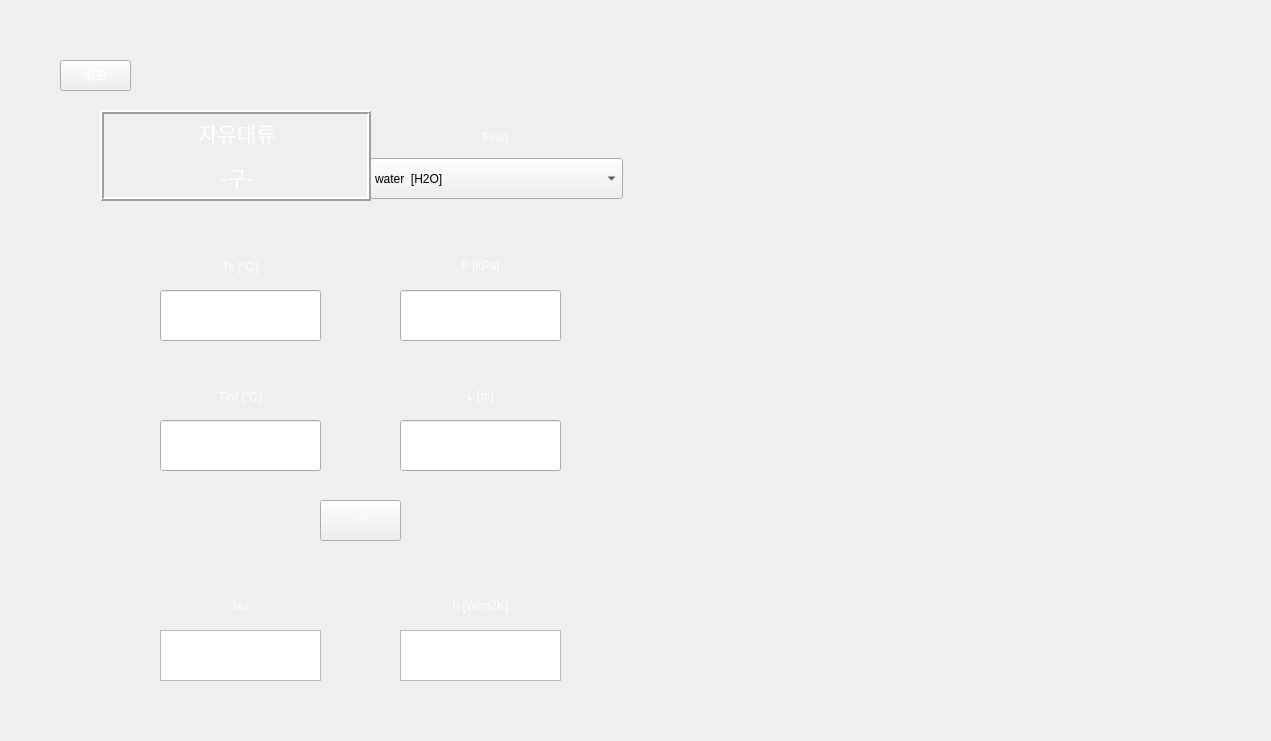
<?xml version="1.0" encoding="UTF-8"?>
<ui version="4.0">
 <class>Form</class>
 <widget class="QWidget" name="Form">
  <property name="geometry">
   <rect>
    <x>0</x>
    <y>0</y>
    <width>1271</width>
    <height>741</height>
   </rect>
  </property>
  <property name="minimumSize">
   <size>
    <width>996</width>
    <height>580</height>
   </size>
  </property>
  <property name="maximumSize">
   <size>
    <width>1271</width>
    <height>741</height>
   </size>
  </property>
  <property name="windowTitle">
   <string>Free Convection - Sphere</string>
  </property>
  <property name="styleSheet">
   <string notr="true">background-image: url(:/background/하얀거.png);</string>
  </property>
  <widget class="QPushButton" name="check">
   <property name="geometry">
    <rect>
     <x>320</x>
     <y>500</y>
     <width>81</width>
     <height>41</height>
    </rect>
   </property>
   <property name="styleSheet">
    <string notr="true">QPushButton {
color: qlineargradient(spread:pad, x1:0, y1:1, x2:1, y2:0, stop:0 rgba(255, 255, 255, 255), stop:1 rgba(255, 255, 255, 255));
background-image: url(:/background/버튼2.png);
font: 20pt &quot;맑은 고딕&quot;;
}
QPushButton:hover{
border-image: url(:/background/버튼클릭2.png);
}</string>
   </property>
   <property name="text">
    <string>=</string>
   </property>
  </widget>
  <widget class="QLabel" name="label">
   <property name="geometry">
    <rect>
     <x>160</x>
     <y>240</y>
     <width>161</width>
     <height>51</height>
    </rect>
   </property>
   <property name="styleSheet">
    <string notr="true">color: qlineargradient(spread:pad, x1:0, y1:1, x2:1, y2:0, stop:0 rgba(255, 255, 255, 255), stop:1 rgba(255, 255, 255, 255));
background-image: url(:/background/버튼2.png);
font: 20pt &quot;맑은 고딕&quot;;</string>
   </property>
   <property name="text">
    <string>Ts [℃]</string>
   </property>
   <property name="alignment">
    <set>Qt::AlignCenter</set>
   </property>
  </widget>
  <widget class="QLabel" name="label_3">
   <property name="geometry">
    <rect>
     <x>160</x>
     <y>370</y>
     <width>161</width>
     <height>51</height>
    </rect>
   </property>
   <property name="styleSheet">
    <string notr="true">color: qlineargradient(spread:pad, x1:0, y1:1, x2:1, y2:0, stop:0 rgba(255, 255, 255, 255), stop:1 rgba(255, 255, 255, 255));
background-image: url(:/background/버튼2.png);
font: 20pt &quot;맑은 고딕&quot;;</string>
   </property>
   <property name="text">
    <string>Tinf [℃]</string>
   </property>
   <property name="alignment">
    <set>Qt::AlignCenter</set>
   </property>
  </widget>
  <widget class="QLabel" name="label_4">
   <property name="geometry">
    <rect>
     <x>400</x>
     <y>240</y>
     <width>161</width>
     <height>51</height>
    </rect>
   </property>
   <property name="styleSheet">
    <string notr="true">color: qlineargradient(spread:pad, x1:0, y1:1, x2:1, y2:0, stop:0 rgba(255, 255, 255, 255), stop:1 rgba(255, 255, 255, 255));
background-image: url(:/background/버튼2.png);
font: 20pt &quot;맑은 고딕&quot;;</string>
   </property>
   <property name="text">
    <string>P [kPa]</string>
   </property>
   <property name="alignment">
    <set>Qt::AlignCenter</set>
   </property>
  </widget>
  <widget class="QLabel" name="label_5">
   <property name="geometry">
    <rect>
     <x>400</x>
     <y>370</y>
     <width>161</width>
     <height>51</height>
    </rect>
   </property>
   <property name="styleSheet">
    <string notr="true">color: qlineargradient(spread:pad, x1:0, y1:1, x2:1, y2:0, stop:0 rgba(255, 255, 255, 255), stop:1 rgba(255, 255, 255, 255));
background-image: url(:/background/버튼2.png);
font: 20pt &quot;맑은 고딕&quot;;</string>
   </property>
   <property name="text">
    <string>L [m]</string>
   </property>
   <property name="alignment">
    <set>Qt::AlignCenter</set>
   </property>
  </widget>
  <widget class="QLineEdit" name="L">
   <property name="geometry">
    <rect>
     <x>400</x>
     <y>420</y>
     <width>161</width>
     <height>51</height>
    </rect>
   </property>
   <property name="styleSheet">
    <string notr="true">font: 14pt &quot;맑은 고딕&quot;;
background-image: url(:/background/하얀거.png);</string>
   </property>
  </widget>
  <widget class="QLineEdit" name="T2">
   <property name="geometry">
    <rect>
     <x>160</x>
     <y>420</y>
     <width>161</width>
     <height>51</height>
    </rect>
   </property>
   <property name="styleSheet">
    <string notr="true">font: 14pt &quot;맑은 고딕&quot;;
background-image: url(:/background/하얀거.png);</string>
   </property>
  </widget>
  <widget class="QLineEdit" name="T1">
   <property name="geometry">
    <rect>
     <x>160</x>
     <y>290</y>
     <width>161</width>
     <height>51</height>
    </rect>
   </property>
   <property name="styleSheet">
    <string notr="true">font: 14pt &quot;맑은 고딕&quot;;
background-image: url(:/background/하얀거.png);</string>
   </property>
  </widget>
  <widget class="QLineEdit" name="P">
   <property name="geometry">
    <rect>
     <x>400</x>
     <y>290</y>
     <width>161</width>
     <height>51</height>
    </rect>
   </property>
   <property name="styleSheet">
    <string notr="true">font: 14pt &quot;맑은 고딕&quot;;
background-image: url(:/background/하얀거.png);</string>
   </property>
  </widget>
  <widget class="QPushButton" name="pushButton">
   <property name="geometry">
    <rect>
     <x>60</x>
     <y>60</y>
     <width>71</width>
     <height>31</height>
    </rect>
   </property>
   <property name="styleSheet">
    <string notr="true">QPushButton {
color: qlineargradient(spread:pad, x1:0, y1:1, x2:1, y2:0, stop:0 rgba(255, 255, 255, 255), stop:1 rgba(255, 255, 255, 255));
background-image: url(:/background/버튼2.png);
font: 14pt &quot;맑은 고딕&quot;;
}
QPushButton:hover{
border-image: url(:/background/버튼클릭2.png);
}</string>
   </property>
   <property name="text">
    <string>뒤로</string>
   </property>
  </widget>
  <widget class="QTextBrowser" name="textBrowser_2">
   <property name="geometry">
    <rect>
     <x>400</x>
     <y>630</y>
     <width>161</width>
     <height>51</height>
    </rect>
   </property>
   <property name="styleSheet">
    <string notr="true">font: 14pt &quot;맑은 고딕&quot;;
background-image: url(:/background/하얀거.png);</string>
   </property>
  </widget>
  <widget class="QLabel" name="label_6">
   <property name="geometry">
    <rect>
     <x>160</x>
     <y>580</y>
     <width>161</width>
     <height>51</height>
    </rect>
   </property>
   <property name="styleSheet">
    <string notr="true">color: qlineargradient(spread:pad, x1:0, y1:1, x2:1, y2:0, stop:0 rgba(255, 255, 255, 255), stop:1 rgba(255, 255, 255, 255));
background-image: url(:/background/버튼2.png);
font: 20pt &quot;맑은 고딕&quot;;</string>
   </property>
   <property name="text">
    <string>Nu</string>
   </property>
   <property name="alignment">
    <set>Qt::AlignCenter</set>
   </property>
  </widget>
  <widget class="QTextBrowser" name="textBrowser">
   <property name="geometry">
    <rect>
     <x>160</x>
     <y>630</y>
     <width>161</width>
     <height>51</height>
    </rect>
   </property>
   <property name="styleSheet">
    <string notr="true">font: 14pt &quot;맑은 고딕&quot;;
background-image: url(:/background/하얀거.png);</string>
   </property>
  </widget>
  <widget class="QLabel" name="label_8">
   <property name="geometry">
    <rect>
     <x>400</x>
     <y>580</y>
     <width>161</width>
     <height>51</height>
    </rect>
   </property>
   <property name="styleSheet">
    <string notr="true">color: qlineargradient(spread:pad, x1:0, y1:1, x2:1, y2:0, stop:0 rgba(255, 255, 255, 255), stop:1 rgba(255, 255, 255, 255));
background-image: url(:/background/버튼2.png);
font: 18pt &quot;맑은 고딕&quot;;</string>
   </property>
   <property name="text">
    <string>h [W/m2K]</string>
   </property>
   <property name="alignment">
    <set>Qt::AlignCenter</set>
   </property>
  </widget>
  <widget class="QLabel" name="label_7">
   <property name="geometry">
    <rect>
     <x>370</x>
     <y>112</y>
     <width>251</width>
     <height>51</height>
    </rect>
   </property>
   <property name="styleSheet">
    <string notr="true">color: qlineargradient(spread:pad, x1:0, y1:1, x2:1, y2:0, stop:0 rgba(255, 255, 255, 255), stop:1 rgba(255, 255, 255, 255));
background-image: url(:/background/버튼2.png);
font: 20pt &quot;맑은 고딕&quot;;</string>
   </property>
   <property name="text">
    <string>Fluid</string>
   </property>
   <property name="alignment">
    <set>Qt::AlignCenter</set>
   </property>
  </widget>
  <widget class="QLabel" name="label_9">
   <property name="geometry">
    <rect>
     <x>0</x>
     <y>0</y>
     <width>1271</width>
     <height>741</height>
    </rect>
   </property>
   <property name="styleSheet">
    <string notr="true">image: url(:/background/배경2.png);</string>
   </property>
   <property name="text">
    <string/>
   </property>
  </widget>
  <widget class="QLabel" name="label_10">
   <property name="geometry">
    <rect>
     <x>680</x>
     <y>50</y>
     <width>541</width>
     <height>641</height>
    </rect>
   </property>
   <property name="styleSheet">
    <string notr="true">image: url(:/background/fc sphere.png);</string>
   </property>
   <property name="text">
    <string/>
   </property>
  </widget>
  <widget class="QLabel" name="label_11">
   <property name="geometry">
    <rect>
     <x>700</x>
     <y>500</y>
     <width>501</width>
     <height>171</height>
    </rect>
   </property>
   <property name="styleSheet">
    <string notr="true">image: url(:/background/fc sphere-2.png);</string>
   </property>
   <property name="text">
    <string/>
   </property>
  </widget>
  <widget class="QComboBox" name="fluid_2">
   <property name="geometry">
    <rect>
     <x>370</x>
     <y>158</y>
     <width>253</width>
     <height>41</height>
    </rect>
   </property>
   <property name="styleSheet">
    <string notr="true">background-image: url(:/background/하얀거.png);
font: 11pt &quot;맑은 고딕&quot;;</string>
   </property>
   <item>
    <property name="text">
     <string>water  [H2O]</string>
    </property>
   </item>
   <item>
    <property name="text">
     <string>air</string>
    </property>
   </item>
   <item>
    <property name="text">
     <string>1-Butene  [C4H8]</string>
    </property>
   </item>
   <item>
    <property name="text">
     <string>Acetone  [C3H6O]</string>
    </property>
   </item>
   <item>
    <property name="text">
     <string>Ammonia  [NH3]</string>
    </property>
   </item>
   <item>
    <property name="text">
     <string>Argon  [Ar]</string>
    </property>
   </item>
   <item>
    <property name="text">
     <string>Benzene  [C6H6]</string>
    </property>
   </item>
   <item>
    <property name="text">
     <string>CarbonDioxide  [CO2]</string>
    </property>
   </item>
   <item>
    <property name="text">
     <string>CarbonMonoxide  [CO]</string>
    </property>
   </item>
   <item>
    <property name="text">
     <string>CarbonylSulfide  [COS]</string>
    </property>
   </item>
   <item>
    <property name="text">
     <string>CycloHexane  [C6H12]</string>
    </property>
   </item>
   <item>
    <property name="text">
     <string>CycloPropane  [C3H6]</string>
    </property>
   </item>
   <item>
    <property name="text">
     <string>Cyclopentane  [C5H10]</string>
    </property>
   </item>
   <item>
    <property name="text">
     <string>D4  [C8H24O4Si4]</string>
    </property>
   </item>
   <item>
    <property name="text">
     <string>D5  [C10H30O5Si5]</string>
    </property>
   </item>
   <item>
    <property name="text">
     <string>D6  [C12H36O6Si6]</string>
    </property>
   </item>
   <item>
    <property name="text">
     <string>Deuterium  [D2]</string>
    </property>
   </item>
   <item>
    <property name="text">
     <string>Dichloroethane  [C2Cl2H4]</string>
    </property>
   </item>
   <item>
    <property name="text">
     <string>DiethylEther  [C4H10O]</string>
    </property>
   </item>
   <item>
    <property name="text">
     <string>DimethylCarbonate  [C3H6O3]</string>
    </property>
   </item>
   <item>
    <property name="text">
     <string>DimethylEther  [C2H6O]</string>
    </property>
   </item>
   <item>
    <property name="text">
     <string>Ethane  [C2H6]</string>
    </property>
   </item>
   <item>
    <property name="text">
     <string>Ethanol  [C2H6O]</string>
    </property>
   </item>
   <item>
    <property name="text">
     <string>EthylBenzene  [C8H10]</string>
    </property>
   </item>
   <item>
    <property name="text">
     <string>Ethylene  [C2H4]</string>
    </property>
   </item>
   <item>
    <property name="text">
     <string>EthyleneOxide  [C2H4O]</string>
    </property>
   </item>
   <item>
    <property name="text">
     <string>Fluorine  [F2]</string>
    </property>
   </item>
   <item>
    <property name="text">
     <string>HFE143m  [C2F3H3O]</string>
    </property>
   </item>
   <item>
    <property name="text">
     <string>HeavyWater  [D2O]</string>
    </property>
   </item>
   <item>
    <property name="text">
     <string>Helium  [He]</string>
    </property>
   </item>
   <item>
    <property name="text">
     <string>Hydrogen  [H2]</string>
    </property>
   </item>
   <item>
    <property name="text">
     <string>HydrogenChloride  [ClH]</string>
    </property>
   </item>
   <item>
    <property name="text">
     <string>HydrogenSulfide  [H2S]</string>
    </property>
   </item>
   <item>
    <property name="text">
     <string>IsoButane  [C4H10]</string>
    </property>
   </item>
   <item>
    <property name="text">
     <string>IsoButene  [C4H8]</string>
    </property>
   </item>
   <item>
    <property name="text">
     <string>Isohexane  [C6H14]</string>
    </property>
   </item>
   <item>
    <property name="text">
     <string>Isopentane  [C5H12]</string>
    </property>
   </item>
   <item>
    <property name="text">
     <string>Krypton  [Kr]</string>
    </property>
   </item>
   <item>
    <property name="text">
     <string>MD2M  [C10H30O3Si4]</string>
    </property>
   </item>
   <item>
    <property name="text">
     <string>MD3M  [C12H36O4Si5]</string>
    </property>
   </item>
   <item>
    <property name="text">
     <string>MD4M  [C14H42O5Si6]</string>
    </property>
   </item>
   <item>
    <property name="text">
     <string>MDM  [C8H24O2Si3]</string>
    </property>
   </item>
   <item>
    <property name="text">
     <string>MM  [C6H18OSi2]</string>
    </property>
   </item>
   <item>
    <property name="text">
     <string>Methane  [CH4]</string>
    </property>
   </item>
   <item>
    <property name="text">
     <string>Methanol  [CH4O]</string>
    </property>
   </item>
   <item>
    <property name="text">
     <string>MethylLinoleate  [C19H34O2]</string>
    </property>
   </item>
   <item>
    <property name="text">
     <string>MethylLinolenate  [C19H32O2]</string>
    </property>
   </item>
   <item>
    <property name="text">
     <string>MethylOleate  [C19H36O2]</string>
    </property>
   </item>
   <item>
    <property name="text">
     <string>MethylPalmitate  [C17H34O2]</string>
    </property>
   </item>
   <item>
    <property name="text">
     <string>MethylStearate  [C19H38O2]</string>
    </property>
   </item>
   <item>
    <property name="text">
     <string>Neon  [Ne]</string>
    </property>
   </item>
   <item>
    <property name="text">
     <string>Neopentane  [C5H12]</string>
    </property>
   </item>
   <item>
    <property name="text">
     <string>Nitrogen  [N2]</string>
    </property>
   </item>
   <item>
    <property name="text">
     <string>NitrousOxide  [N2O]</string>
    </property>
   </item>
   <item>
    <property name="text">
     <string>Novec649  [C6F12O]</string>
    </property>
   </item>
   <item>
    <property name="text">
     <string>OrthoDeuterium</string>
    </property>
   </item>
   <item>
    <property name="text">
     <string>OrthoHydrogen</string>
    </property>
   </item>
   <item>
    <property name="text">
     <string>Oxygen  [O2]</string>
    </property>
   </item>
   <item>
    <property name="text">
     <string>ParaDeuterium</string>
    </property>
   </item>
   <item>
    <property name="text">
     <string>ParaHydrogen</string>
    </property>
   </item>
   <item>
    <property name="text">
     <string>Propylene  [C3H6]</string>
    </property>
   </item>
   <item>
    <property name="text">
     <string>Propyne  [C3H4]</string>
    </property>
   </item>
   <item>
    <property name="text">
     <string>R11</string>
    </property>
   </item>
   <item>
    <property name="text">
     <string>R113</string>
    </property>
   </item>
   <item>
    <property name="text">
     <string>R114</string>
    </property>
   </item>
   <item>
    <property name="text">
     <string>R115</string>
    </property>
   </item>
   <item>
    <property name="text">
     <string>R116</string>
    </property>
   </item>
   <item>
    <property name="text">
     <string>R12</string>
    </property>
   </item>
   <item>
    <property name="text">
     <string>R123</string>
    </property>
   </item>
   <item>
    <property name="text">
     <string>R1233zd(E)</string>
    </property>
   </item>
   <item>
    <property name="text">
     <string>R1234yf</string>
    </property>
   </item>
   <item>
    <property name="text">
     <string>R1234ze(E)</string>
    </property>
   </item>
   <item>
    <property name="text">
     <string>R1234ze(Z)</string>
    </property>
   </item>
   <item>
    <property name="text">
     <string>R124</string>
    </property>
   </item>
   <item>
    <property name="text">
     <string>R1243zf</string>
    </property>
   </item>
   <item>
    <property name="text">
     <string>R125</string>
    </property>
   </item>
   <item>
    <property name="text">
     <string>R13</string>
    </property>
   </item>
   <item>
    <property name="text">
     <string>R134a</string>
    </property>
   </item>
   <item>
    <property name="text">
     <string>R13l1</string>
    </property>
   </item>
   <item>
    <property name="text">
     <string>R14</string>
    </property>
   </item>
   <item>
    <property name="text">
     <string>R141b</string>
    </property>
   </item>
   <item>
    <property name="text">
     <string>R142b</string>
    </property>
   </item>
   <item>
    <property name="text">
     <string>R143a</string>
    </property>
   </item>
   <item>
    <property name="text">
     <string>R152A</string>
    </property>
   </item>
   <item>
    <property name="text">
     <string>R161</string>
    </property>
   </item>
   <item>
    <property name="text">
     <string>R21</string>
    </property>
   </item>
   <item>
    <property name="text">
     <string>R218</string>
    </property>
   </item>
   <item>
    <property name="text">
     <string>R22</string>
    </property>
   </item>
   <item>
    <property name="text">
     <string>R227EA</string>
    </property>
   </item>
   <item>
    <property name="text">
     <string>R23</string>
    </property>
   </item>
   <item>
    <property name="text">
     <string>R236EA</string>
    </property>
   </item>
   <item>
    <property name="text">
     <string>R236FA</string>
    </property>
   </item>
   <item>
    <property name="text">
     <string>R245ca</string>
    </property>
   </item>
   <item>
    <property name="text">
     <string>R245fa</string>
    </property>
   </item>
   <item>
    <property name="text">
     <string>R32</string>
    </property>
   </item>
   <item>
    <property name="text">
     <string>R365MFC</string>
    </property>
   </item>
   <item>
    <property name="text">
     <string>R40</string>
    </property>
   </item>
   <item>
    <property name="text">
     <string>R404A</string>
    </property>
   </item>
   <item>
    <property name="text">
     <string>R407C</string>
    </property>
   </item>
   <item>
    <property name="text">
     <string>R41</string>
    </property>
   </item>
   <item>
    <property name="text">
     <string>R410A</string>
    </property>
   </item>
   <item>
    <property name="text">
     <string>R507A</string>
    </property>
   </item>
   <item>
    <property name="text">
     <string>RC318</string>
    </property>
   </item>
   <item>
    <property name="text">
     <string>SES36</string>
    </property>
   </item>
   <item>
    <property name="text">
     <string>SulfurDioxide  [O2S]</string>
    </property>
   </item>
   <item>
    <property name="text">
     <string>SulfurHexafluoride  [F6S]</string>
    </property>
   </item>
   <item>
    <property name="text">
     <string>Toluene  [C7H8]</string>
    </property>
   </item>
   <item>
    <property name="text">
     <string>Xenon  [Xe]</string>
    </property>
   </item>
   <item>
    <property name="text">
     <string>cis-2-Butene  [C4H8]</string>
    </property>
   </item>
   <item>
    <property name="text">
     <string>m-Xylene  [C8H10]</string>
    </property>
   </item>
   <item>
    <property name="text">
     <string>n-Butane  [C4H10]</string>
    </property>
   </item>
   <item>
    <property name="text">
     <string>n-Decane  [C10H22]</string>
    </property>
   </item>
   <item>
    <property name="text">
     <string>n-Dodecane  [C12H26]</string>
    </property>
   </item>
   <item>
    <property name="text">
     <string>n-Heptane  [C7H16]</string>
    </property>
   </item>
   <item>
    <property name="text">
     <string>n-Hexane  [C6H14]</string>
    </property>
   </item>
   <item>
    <property name="text">
     <string>n-Nonane  [C9H20]</string>
    </property>
   </item>
   <item>
    <property name="text">
     <string>n-Octane  [C8H18]</string>
    </property>
   </item>
   <item>
    <property name="text">
     <string>n-Pentane  [C5H12]</string>
    </property>
   </item>
   <item>
    <property name="text">
     <string>n-Propane  [C3H8]</string>
    </property>
   </item>
   <item>
    <property name="text">
     <string>n-Undecane  [C11H24]</string>
    </property>
   </item>
   <item>
    <property name="text">
     <string>o-Xylene  [C8H10]</string>
    </property>
   </item>
   <item>
    <property name="text">
     <string>p-Xylene  [C8H10]</string>
    </property>
   </item>
   <item>
    <property name="text">
     <string>trans-2-Butene  [C4H8]</string>
    </property>
   </item>
  </widget>
  <widget class="QLabel" name="label_13">
   <property name="geometry">
    <rect>
     <x>100</x>
     <y>110</y>
     <width>271</width>
     <height>91</height>
    </rect>
   </property>
   <property name="styleSheet">
    <string notr="true">font: 10pt &quot;맑은 고딕&quot;;
color: rgb(255, 255, 255);
background-image: url(:/background/버튼2.png);</string>
   </property>
   <property name="frameShape">
    <enum>QFrame::Box</enum>
   </property>
   <property name="frameShadow">
    <enum>QFrame::Raised</enum>
   </property>
   <property name="lineWidth">
    <number>2</number>
   </property>
   <property name="text">
    <string>&lt;!DOCTYPE HTML PUBLIC &quot;-//W3C//DTD HTML 4.0//EN&quot; &quot;http://www.w3.org/TR/REC-html40/strict.dtd&quot;&gt;
&lt;html&gt;&lt;head&gt;&lt;meta name=&quot;qrichtext&quot; content=&quot;1&quot; /&gt;&lt;style type=&quot;text/css&quot;&gt;
p, li { white-space: pre-wrap; }
&lt;/style&gt;&lt;/head&gt;&lt;body style=&quot; font-family:'맑은 고딕'; font-size:10pt; font-weight:400; font-style:normal;&quot;&gt;
&lt;p align=&quot;center&quot; style=&quot; margin-top:12px; margin-bottom:12px; margin-left:0px; margin-right:0px; -qt-block-indent:0; text-indent:0px;&quot;&gt;&lt;span style=&quot; font-size:16pt;&quot;&gt;자유대류&lt;/span&gt;&lt;/p&gt;
&lt;p align=&quot;center&quot; style=&quot; margin-top:12px; margin-bottom:12px; margin-left:0px; margin-right:0px; -qt-block-indent:0; text-indent:0px;&quot;&gt;&lt;span style=&quot; font-size:16pt;&quot;&gt;-구-&lt;/span&gt;&lt;/p&gt;&lt;/body&gt;&lt;/html&gt;</string>
   </property>
   <property name="buddy">
    <cstring>pushButton</cstring>
   </property>
  </widget>
  <zorder>label_9</zorder>
  <zorder>check</zorder>
  <zorder>label</zorder>
  <zorder>label_3</zorder>
  <zorder>label_4</zorder>
  <zorder>label_5</zorder>
  <zorder>L</zorder>
  <zorder>T2</zorder>
  <zorder>T1</zorder>
  <zorder>P</zorder>
  <zorder>pushButton</zorder>
  <zorder>label_6</zorder>
  <zorder>textBrowser</zorder>
  <zorder>label_8</zorder>
  <zorder>label_7</zorder>
  <zorder>label_10</zorder>
  <zorder>label_11</zorder>
  <zorder>textBrowser_2</zorder>
  <zorder>fluid_2</zorder>
  <zorder>label_13</zorder>
 </widget>
 <resources>
  <include location="../resource/resources.qrc"/>
 </resources>
 <connections/>
</ui>
